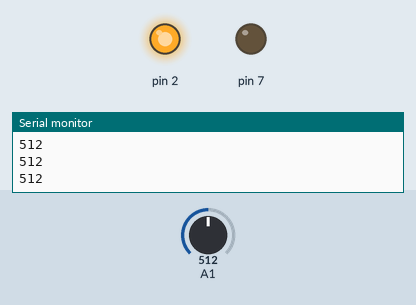
The sketch below on a simulated Arduino Uno, built with avr-gcc and run on an emulated ATmega328P. Parts: output pins drawn as LEDs (lit = HIGH), the last lines printed to the serial monitor. The test bench sets the inputs (shaded band); at power-on: A1 = 512.

Above: at 1.2 s.
1.3 s: A1 set to 265
2.8 s: A1 set to 243
At 3.2 s:
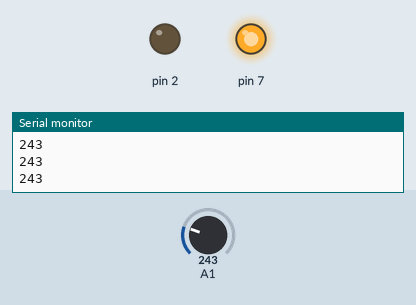
4.3 s: A1 set to 260
At 5.5 s:
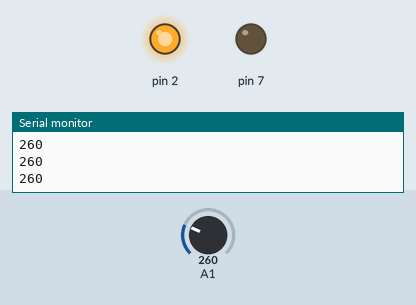
5.8 s: A1 set to 240
At 6.6 s:
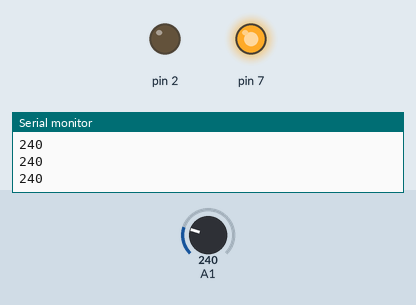
Timing chart, 0 to 8.3 s (numbered marks = the images above; inputs shaded):
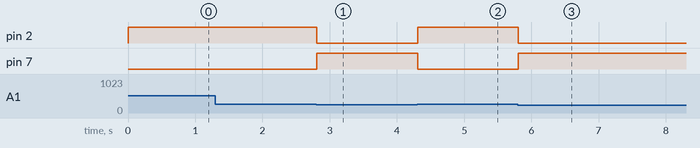

Measured:
- the behaviour switches between 250 and 249 on A1 (found by bisection; images 0 and 1)
- after the input at 2.8 s, pin 2: HIGH → LOW at once; pin 7: LOW → HIGH at once
- after the input at 4.3 s, pin 2: LOW → HIGH at once; pin 7: HIGH → LOW at once
- after the input at 5.8 s, pin 2: HIGH → LOW at once; pin 7: LOW → HIGH at once

The sketch:

watersensor.ino
```cpp
//
// WATER SENSOR
// Based on lab 7
// NOTE: Digital write and pin mode functions were just used for ease of testing the threshold. IT WILL NOT BE KEPT IN THE FINAL VERSION.
// Water sensor uses analog pin 0, while the LED is currently set to digital 7 and 2.
//
// NOTE: Disconnect the water sensor while you're not testing it to help prevent corrosion
// NOTE: This is not set to link to a main driver. I can edit it to do that later on if we make a main driver.
// NOTE: The exact water level tends to be a bit scuffed immediately after removing it from water it should even out eventually.
//Evelynne Nivera
#define RDA 0x80
#define TBE 0x20

//There are 4 states. For now I have set these up as 0 = ERROR, 1 = DISABLED, 2 = IDLE, 3 = RUNNING.
int state= 2;
unsigned int threshold = 250;

volatile unsigned char *myUCSR0A = (unsigned char *)0x00C0;
volatile unsigned char *myUCSR0B = (unsigned char *)0x00C1;
volatile unsigned char *myUCSR0C = (unsigned char *)0x00C2;
volatile unsigned int  *myUBRR0  = (unsigned int *) 0x00C4;
volatile unsigned char *myUDR0   = (unsigned char *)0x00C6;

volatile unsigned char* my_ADMUX = (unsigned char*) 0x7C;
volatile unsigned char* my_ADCSRB = (unsigned char*) 0x7B;
volatile unsigned char* my_ADCSRA = (unsigned char*) 0x7A;
volatile unsigned int* my_ADC_DATA = (unsigned int*) 0x78;

void setup()
{
  // setup the UART
  U0init(9600);
  // setup the ADC
  adc_init();
  pinMode(7, OUTPUT);
  pinMode(2, OUTPUT);
}
void loop()
{
  if(state!=1)
  {
    // do loopy stuff
    unsigned int data;
    data = adc_read(1);
    getInt(data);
    U0getchar();

  //Kind of a prototype for states. Error state is based on the water level.
  //As stated above, the digitalwrite functions WILL BE DELETED they are only here to make it easy to check state
  //The water sensor goes off if state is DISABLED. I'm not sure how I want to go about turning it off at the moment maybe
  //we can discuss this next week.
  if (data<threshold)
  {
    //Sets state to ERROR if water level is below threshold.
    state = 0;
    if(state==0)
    {
      digitalWrite(7, HIGH);
      digitalWrite(2, LOW);
    }
  }
  else
  {
    //Sets state to IDLE if water level is above threshold.
    state = 2;
    digitalWrite(7, LOW);
    digitalWrite(2, HIGH);
  }

  }

}
void adc_init()
{
  // setup the A register
  *my_ADCSRA |= 0b10000000; // set bit   7 to 1 to enable the ADC
  *my_ADCSRA &= 0b11011111; // clear bit 6 to 0 to disable the ADC trigger mode
  *my_ADCSRA &= 0b11110111; // clear bit 5 to 0 to disable the ADC interrupt
  *my_ADCSRA &= 0b11111000; // clear bit 0-2 to 0 to set prescaler selection to slow reading
  // setup the B register
  *my_ADCSRB &= 0b11110111; // clear bit 3 to 0 to reset the channel and gain bits
  *my_ADCSRB &= 0b11111000; // clear bit 2-0 to 0 to set free running mode
  // setup the MUX Register
  *my_ADMUX  &= 0b01111111; // clear bit 7 to 0 for AVCC analog reference
  *my_ADMUX  |= 0b01000000; // set bit   6 to 1 for AVCC analog reference
  *my_ADMUX  &= 0b11011111; // clear bit 5 to 0 for right adjust result
  *my_ADMUX  &= 0b11100000; // clear bit 4-0 to 0 to reset the channel and gain bits
}
unsigned int adc_read(unsigned char adc_channel_num)
{
  // clear the channel selection bits (MUX 4:0)
  *my_ADMUX  &= 0b11100000;
  // clear the channel selection bits (MUX 5)
  *my_ADCSRB &= 0b11110111;
  // set the channel number
  if(adc_channel_num > 7)
  {
    // set the channel selection bits, but remove the most significant bit (bit 3)
    adc_channel_num -= 8;
    // set MUX bit 5
    *my_ADCSRB |= 0b00001000;
  }
  // set the channel selection bits
  *my_ADMUX  += adc_channel_num;
  // set bit 6 of ADCSRA to 1 to start a conversion
  *my_ADCSRA |= 0x40;
  // wait for the conversion to complete
  while((*my_ADCSRA & 0x40) != 0);
  // return the result in the ADC data register
  return *my_ADC_DATA;
}

void U0init(int U0baud)
{
 unsigned long FCPU = 16000000;
 unsigned int tbaud;
 tbaud = (FCPU / 16 / U0baud - 1);
 // Same as (FCPU / (16 * U0baud)) - 1;
 *myUCSR0A = 0x20;
 *myUCSR0B = 0x18;
 *myUCSR0C = 0x06;
 *myUBRR0  = tbaud;
}
unsigned char U0kbhit()
{
  return *myUCSR0A & RDA;
}
unsigned char U0getchar()
{
  return *myUDR0;
}
void U0putchar(unsigned char U0pdata)
{
  while((*myUCSR0A & TBE)==0);
  *myUDR0 = U0pdata;
}

//This converts the data to char, so that it can be displayed on the serial plotter. I'm not sure if we'll need this in the end or
// not but it is usefull for checking the values. It works by splicing up the input data into 1s, 10s, 100s, 1000s position.
void getInt(unsigned int data)
{
  unsigned int flag = 0;

  if(data >=1000)
  {
    U0putchar ((data/1000) + '0');
    data = data % 1000;
    flag = 1;
  }

  if(data >=100 || flag ==1)
  {
    U0putchar((data/100) + '0');
    data = data % 100;
    flag = 1;
  }

  if(data >=10 || flag ==1)
  {
    U0putchar((data/10) + '0');
    data = data % 10;
    flag =1;
  }

  U0putchar(data + '0');
  U0putchar('\n');
}
```
